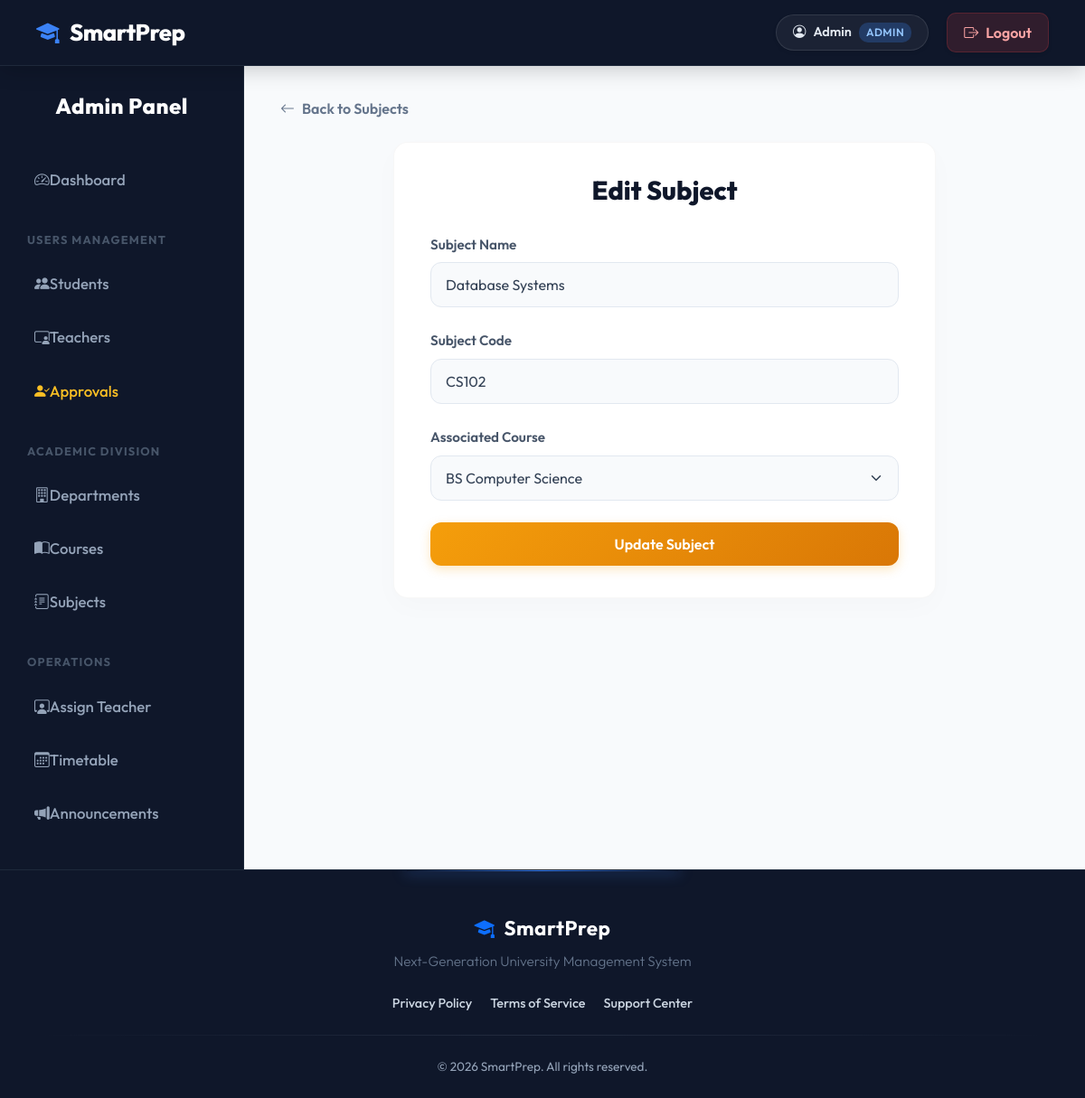
/admin/edit_subject.php?id=2 (signed in), run on the app's committed database.
### tables this page shows
CREATE TABLE subjects (
    id INT AUTO_INCREMENT PRIMARY KEY,
    name VARCHAR(100),
    code VARCHAR(50),
    course_id INT
);

CREATE TABLE courses (
    id INT AUTO_INCREMENT PRIMARY KEY,
    name VARCHAR(100),
    code VARCHAR(50),
    department_id INT
);

### includes/db.php (called while the page is built, shortened)
<?php
require_once __DIR__ . '/../config.php';
function db() {
    static $pdoInstance = null;
    if ($pdoInstance === null) {
        global $pdo;
        $pdoInstance = $pdo;
    }
    return $pdoInstance;
}
function fetchAll($query, $params = []) {
    $stmt = db()->prepare($query);
    $stmt->execute($params);
    return $stmt->fetchAll();
}
function fetch($query, $params = []) {
    $stmt = db()->prepare($query);
    $stmt->execute($params);
    return $stmt->fetch();
}
?>

### admin/edit_subject.php (the view, shortened to what this page needs)
<?php
require_once '../config.php';
require_once '../includes/db.php';
$id = isset($_GET['id']) ? (int) $_GET['id'] : 0;
$subject = fetch("SELECT * FROM subjects WHERE id = ?", [$id]);
$courses = fetchAll("SELECT * FROM courses ORDER BY name ASC");
require_once '../includes/header.php';
?>
<?php require_once '../includes/sidebar_admin.php'; ?>
<a href="manage_subjects.php" class="page-top-link">
    <i class="bi bi-arrow-left"></i> Back to Subjects
</a>
<div class="form-card">
    <h2 class="dash-title">Edit Subject</h2>
    <form method="POST">
        <div class="mb-4">
            <label class="form-label-custom">Subject Name</label>
            <input type="text" name="name" class="form-control-custom"
                   value="<?= htmlspecialchars($subject['name']) ?>" required>
        </div>
        <div class="mb-4">
            <label class="form-label-custom">Subject Code</label>
            <input type="text" name="code" class="form-control-custom"
                   value="<?= htmlspecialchars($subject['code']) ?>" required>
        </div>
        <div class="mb-4">
            <label class="form-label-custom">Associated Course</label>
            <select name="course_id" class="form-control-custom" required>
                <?php foreach ($courses as $course): ?>
                    <option value="<?= $course['id'] ?>" <?= ($course['id'] == $subject['course_id']) ? 'selected' : '' ?>>
                        <?= htmlspecialchars($course['name']) ?>
                    </option>
                <?php endforeach; ?>
            </select>
        </div>
        <div class="text-center mt-2">
            <button class="btn-save w-100">Update Subject</button>
        </div>
    </form>
</div>
<?php
echo "</div></div>";
require_once '../includes/footer.php';
?>

### includes/header.php (style rules this page uses)
body { margin: 0; background: #f8fafc; font-family: 'Outfit', sans-serif; color: #1e293b; display: flex; flex-direction: column; min-height: 100vh; }

### admin/edit_subject.php (style rules this page uses)
.form-card { max-width: 600px; margin: 0 auto; border-radius: 16px; border: 1px solid rgba(0,0,0,0.03); box-shadow: 0 10px 30px rgba(0,0,0,0.02); padding: 35px 40px; background: #ffffff; }
.form-label-custom { font-weight: 600; color: #475569; margin-bottom: 8px; font-size: 0.95rem; }
.form-control-custom { display: block; width: 100%; padding: 12px 16px; font-size: 1rem; color: #334155; background-color: #f8fafc; border: 1.5px solid #e2e8f0; border-radius: 12px; transition: all 0.3s ease; }
select.form-control-custom { background-repeat: no-repeat; background-position: right 1rem center; background-size: 16px 12px; padding-right: 2.5rem; -webkit-appearance: none; -moz-appearance: none; appearance: none; }
.btn-save { background: linear-gradient(135deg, #f59e0b 0%, #d97706 100%); color: white; font-weight: 600; padding: 12px 28px; border-radius: 12px; border: none; box-shadow: 0 4px 12px rgba(245, 158, 11, 0.25); transition: all 0.2s ease; }
.page-top-link { display: inline-flex; align-items: center; gap: 8px; color: #64748b; text-decoration: none; font-weight: 600; margin-bottom: 25px; transition: all 0.2s; }
.dash-title { font-weight: 800; color: #0f172a; font-size: 1.8rem; margin-bottom: 30px; text-align: center; }

### data on the page
subjects: name "Database Systems", code "CS102", course_id "BS Computer Science"

### other printed values
APP_NAME "SmartPrep"
$_SESSION['name'] "Admin"
$_SESSION['role'] "ADMIN"
